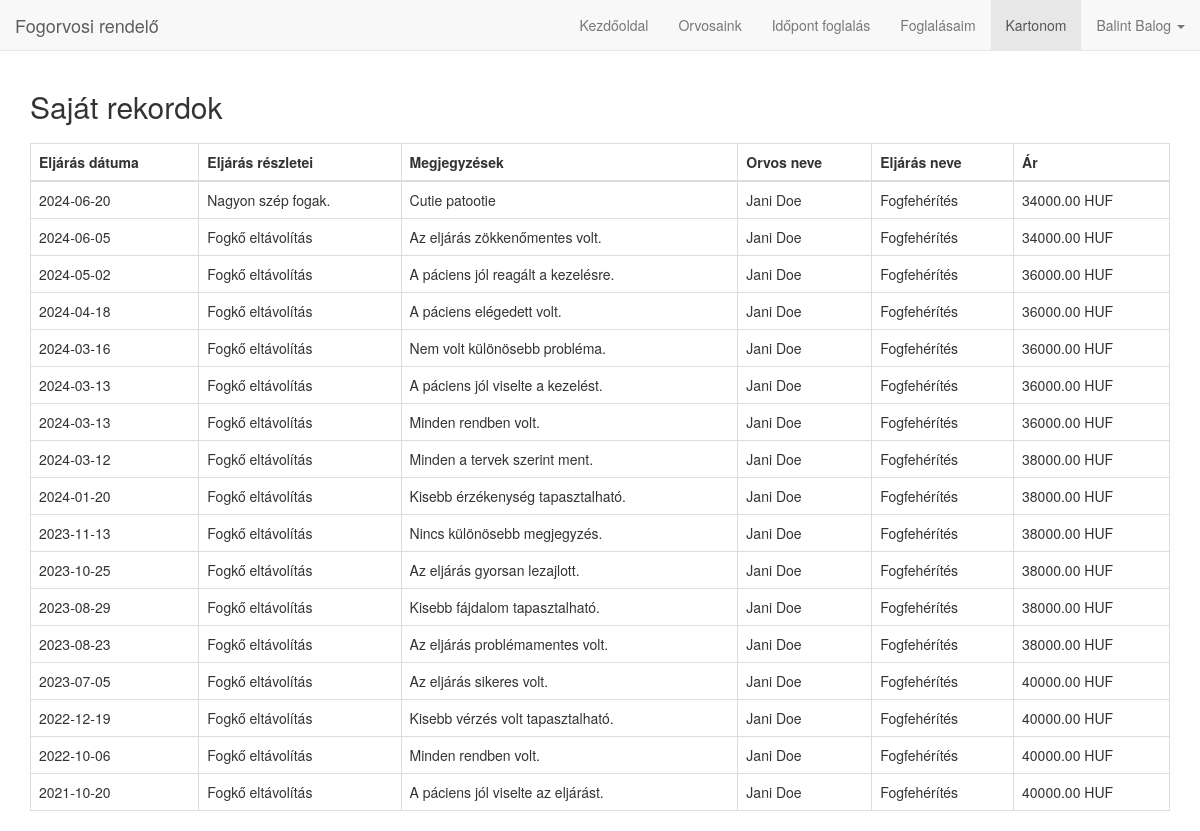
The page /view_my_records.php (signed in) on the database its author committed.
### tables this page shows
CREATE TABLE `PatientRecords` (
  `recordID` int(11) NOT NULL,
  `patientID` int(11) DEFAULT NULL,
  `doctorID` int(11) DEFAULT NULL,
  `procedureDate` date DEFAULT NULL,
  `procedureDetails` text DEFAULT NULL,
  `notes` text DEFAULT NULL,
  `price` decimal(10,2) DEFAULT NULL,
  `procedureID` int(11) DEFAULT NULL,
  `healthRating` int(2) DEFAULT NULL
);

CREATE TABLE `Doctor` (
  `doctorID` int(11) NOT NULL,
  `firstName` varchar(50) NOT NULL,
  `lastName` varchar(50) NOT NULL,
  `password` varchar(255) NOT NULL,
  `phoneNumber` varchar(20) NOT NULL,
  `email` varchar(100) NOT NULL,
  `worktime` varchar(50) NOT NULL,
  `specialisation` varchar(100) NOT NULL,
  `forget` varchar(255) DEFAULT NULL,
  `remember` varchar(255) DEFAULT NULL
);

CREATE TABLE `Procedures` (
  `procedureID` int(11) NOT NULL,
  `procedureName` varchar(255) DEFAULT NULL,
  `price` decimal(10,2) DEFAULT NULL
);

### view_my_records.php (the view, shortened to what this page needs)
<?php
global $pdo;
$patientID = $_SESSION['patientID'];
$sql = "SELECT pr.procedureDate, pr.procedureDetails, pr.notes, d.firstName AS doctorFirstName, d.lastName AS doctorLastName, proc.procedureName, pr.price
        FROM PatientRecords pr
        JOIN Doctor d ON pr.doctorID = d.doctorID
        JOIN Procedures proc ON pr.procedureID = proc.procedureID
        WHERE pr.patientID = ? ORDER BY pr.procedureDate DESC";
$stmt = $pdo->prepare($sql);
$stmt->execute([$patientID]);
$patientRecords = $stmt->fetchAll(PDO::FETCH_ASSOC);
?>
<!DOCTYPE html>
<html lang="hu">
<head>
    <link rel="stylesheet" href="https://cdn.jsdelivr.net/npm/bootstrap@3.3.7/dist/css/bootstrap.min.css">
</head>
<body>
<nav class="navbar navbar-default navbar-fixed-top">
    <div class="container-fluid">
        <div class="navbar-header">
            <a class="navbar-brand" href="#">Fogorvosi rendelő</a>
        </div>
        <div class="collapse navbar-collapse" id="bs-example-navbar-collapse-1">
            <ul class="nav navbar-nav navbar-right">
                <li><a href="index.php">Kezdőoldal</a></li>
                <li><a href="doctors.php">Orvosaink</a></li>
                <?php if (!isset($_SESSION['patientID']) && !isset($_SESSION['doctorID'])): ?>
                    <li><a href="register.php">Regisztráció</a></li>
                    <li><a href="login.php">Bejelentkezés</a></li>
                <?php else: ?>
                    <?php
                    if (isset($_SESSION['patientID'])) {
                        echo '<li><a href="appointment.php">Időpont foglalás</a></li>';
                        echo '<li><a href="view_appointments.php">Foglalásaim</a></li>';
                        echo '<li class="active"><a href="view_my_records.php">Kartonom</a></li>';
                    }
                    ?>
                    <li class="dropdown">
                        <a href="#" class="dropdown-toggle" data-toggle="dropdown" role="button" aria-haspopup="true"
                           aria-expanded="false">
                            <?php echo htmlspecialchars($_SESSION['firstName'] . ' ' . $_SESSION['lastName']); ?> <span
                                    class="caret"></span>
                        </a>
                    </li>
                <?php endif; ?>
            </ul>
        </div>
    </div>
</nav>
<div class="container" style="padding-top: 70px;">
    <h2>Saját rekordok</h2>
    <?php if (!empty($patientRecords)): ?>
        <table class="table table-bordered" style="margin-top: 20px;">
            <thead>
            <tr>
                <th>Eljárás dátuma</th>
                <th>Eljárás részletei</th>
                <th>Megjegyzések</th>
                <th>Orvos neve</th>
                <th>Eljárás neve</th>
                <th>Ár</th>
            </tr>
            </thead>
            <tbody>
            <?php foreach ($patientRecords as $record): ?>
                <tr>
                    <td><?php echo htmlspecialchars($record['procedureDate']); ?></td>
                    <td><?php echo htmlspecialchars($record['procedureDetails']); ?></td>
                    <td><?php echo htmlspecialchars($record['notes']); ?></td>
                    <td><?php echo htmlspecialchars($record['doctorFirstName'] . ' ' . $record['doctorLastName']); ?></td>
                    <td><?php echo htmlspecialchars($record['procedureName']); ?></td>
                    <td><?php echo htmlspecialchars($record['price']); ?> HUF</td>
                </tr>
            <?php endforeach; ?>
            </tbody>
        </table>
    <?php endif; ?>
</div>
</body>
</html>

### rows shown on the page
patientrecords: procedureDate "2024-06-20", procedureDetails "Nagyon szép fogak.", notes "Cutie patootie", doctorID.lastName "Jani Doe", procedureID.procedureName "Fogfehérítés", price "34000.00"
patientrecords: procedureDate "2024-06-05", procedureDetails "Fogkő eltávolítás", notes "Az eljárás zökkenőmentes volt.", doctorID.lastName "Jani Doe", procedureID.procedureName "Fogfehérítés", price "34000.00"
patientrecords: procedureDate "2024-05-02", procedureDetails "Fogkő eltávolítás", notes "A páciens jól reagált a kezelésre.", doctorID.lastName "Jani Doe", procedureID.procedureName "Fogfehérítés", price "36000.00"
patientrecords: procedureDate "2024-04-18", procedureDetails "Fogkő eltávolítás", notes "A páciens elégedett volt.", doctorID.lastName "Jani Doe", procedureID.procedureName "Fogfehérítés", price "36000.00"
patientrecords: procedureDate "2024-03-16", procedureDetails "Fogkő eltávolítás", notes "Nem volt különösebb probléma.", doctorID.lastName "Jani Doe", procedureID.procedureName "Fogfehérítés", price "36000.00"
patientrecords: procedureDate "2024-03-13", procedureDetails "Fogkő eltávolítás", notes "A páciens jól viselte a kezelést.", doctorID.lastName "Jani Doe", procedureID.procedureName "Fogfehérítés", price "36000.00"
patientrecords: procedureDate "2024-03-13", procedureDetails "Fogkő eltávolítás", notes "Minden rendben volt.", doctorID.lastName "Jani Doe", procedureID.procedureName "Fogfehérítés", price "36000.00"
patientrecords: procedureDate "2024-03-12", procedureDetails "Fogkő eltávolítás", notes "Minden a tervek szerint ment.", doctorID.lastName "Jani Doe", procedureID.procedureName "Fogfehérítés", price "38000.00"
patientrecords: procedureDate "2024-01-20", procedureDetails "Fogkő eltávolítás", notes "Kisebb érzékenység tapasztalható.", doctorID.lastName "Jani Doe", procedureID.procedureName "Fogfehérítés", price "38000.00"
patientrecords: procedureDate "2023-11-13", procedureDetails "Fogkő eltávolítás", notes "Nincs különösebb megjegyzés.", doctorID.lastName "Jani Doe", procedureID.procedureName "Fogfehérítés", price "38000.00"
patientrecords: procedureDate "2023-10-25", procedureDetails "Fogkő eltávolítás", notes "Az eljárás gyorsan lezajlott.", doctorID.lastName "Jani Doe", procedureID.procedureName "Fogfehérítés", price "38000.00"
patientrecords: procedureDate "2023-08-29", procedureDetails "Fogkő eltávolítás", notes "Kisebb fájdalom tapasztalható.", doctorID.lastName "Jani Doe", procedureID.procedureName "Fogfehérítés", price "38000.00"
patientrecords: procedureDate "2023-08-23", procedureDetails "Fogkő eltávolítás", notes "Az eljárás problémamentes volt.", doctorID.lastName "Jani Doe", procedureID.procedureName "Fogfehérítés", price "38000.00"
patientrecords: procedureDate "2023-07-05", procedureDetails "Fogkő eltávolítás", notes "Az eljárás sikeres volt.", doctorID.lastName "Jani Doe", procedureID.procedureName "Fogfehérítés", price "40000.00"
patientrecords: procedureDate "2022-12-19", procedureDetails "Fogkő eltávolítás", notes "Kisebb vérzés volt tapasztalható.", doctorID.lastName "Jani Doe", procedureID.procedureName "Fogfehérítés", price "40000.00"
patientrecords: procedureDate "2022-10-06", procedureDetails "Fogkő eltávolítás", notes "Minden rendben volt.", doctorID.lastName "Jani Doe", procedureID.procedureName "Fogfehérítés", price "40000.00"
patientrecords: procedureDate "2021-10-20", procedureDetails "Fogkő eltávolítás", notes "A páciens jól viselte az eljárást.", doctorID.lastName "Jani Doe", procedureID.procedureName "Fogfehérítés", price "40000.00"

### other values the page prints
$_SESSION['firstName'] . ' ' . $_SESSION['lastName'] "Balint Balog"
